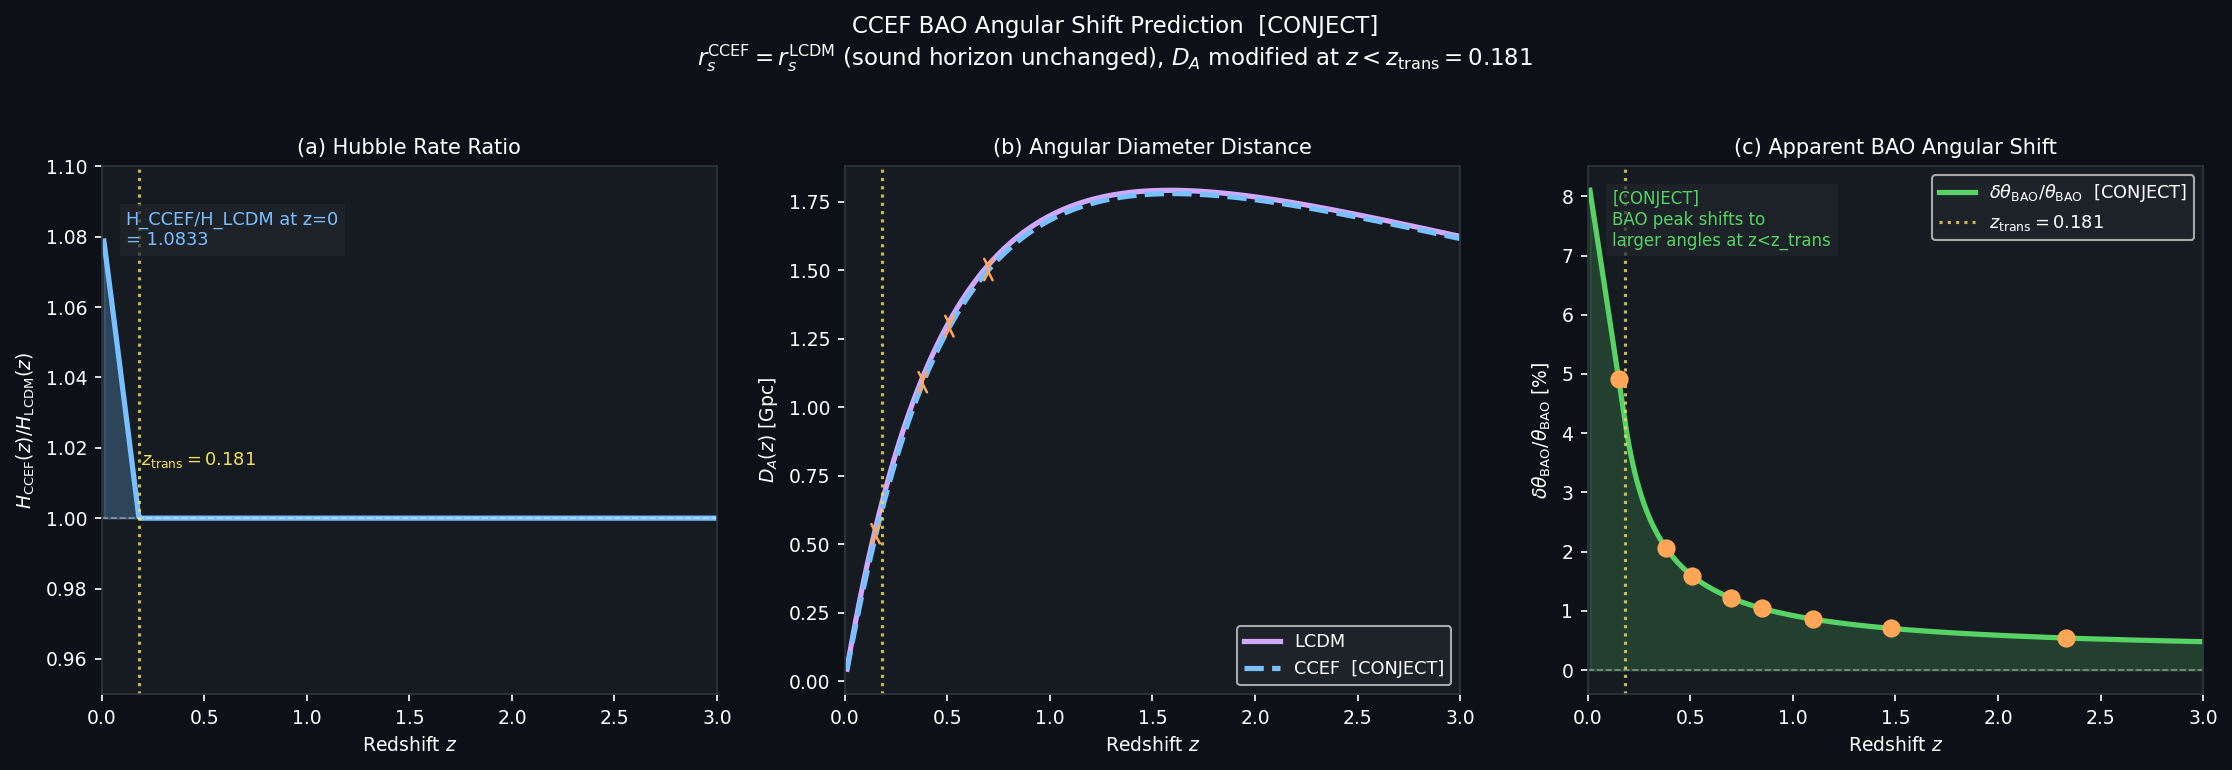

Python code for this plot:
"""
CCEF BAO Angular Shift Prediction
===================================
The CCEF H(z) formula (Task 24) modifies the comoving distance chi(z)
at z < z_trans = 0.181. Since r_s (sound horizon) is set at z_drag ~ 1060
(well before G_eff activates at z_onset ~ 10 and before z_trans ~ 0.18),
r_s^CCEF = r_s^LCDM  [SOLID].

But D_A(z) = chi(z)/(1+z) IS modified because chi(z) integrates 1/H(z')
from 0 to z, and H_CCEF(z<z_trans) > H_LCDM(z<z_trans).

Result: apparent BAO angle theta_BAO = r_s/D_A is LARGER in CCEF at z < z_trans
(smaller D_A -> larger apparent angle -> BAO peak shifts to larger angles).
This is a testable prediction for DESI/Euclid.
"""
import numpy as np
import matplotlib
matplotlib.use('Agg')
import matplotlib.pyplot as plt

Omega_r  = 5.4e-5
Omega_b  = 0.049
Omega_DM = 0.268
Omega_m  = Omega_b + Omega_DM
Omega_L  = 0.683
H0_CMB   = 67.4     # km/s/Mpc
z_trans  = 0.181
a_trans  = 1.0 / (1.0 + z_trans)
Omega_cond_DE = Omega_DM*(1+z_trans)**3 + Omega_L

# H(z) in units of H0_CMB
def E_LCDM(z):
    a = 1/(1+z)
    return np.sqrt(Omega_r/a**4 + Omega_m/a**3 + Omega_L)

def E_CCEF(z):
    a = 1/(1+z)
    if z > z_trans:
        return np.sqrt(Omega_r/a**4 + Omega_m/a**3 + Omega_L)
    else:
        return np.sqrt(Omega_r/a**4 + Omega_b/a**3 + Omega_cond_DE)

# Comoving distance chi(z) = c/H0 * int_0^z dz'/E(z')
# in units of c/H0  (= 1 unit)
def chi(z_max, E_func, N=5000):
    z_arr = np.linspace(0, z_max, N)
    integrand = np.array([1.0/E_func(zz) for zz in z_arr])
    return np.trapz(integrand, z_arr)

# Sound horizon at drag epoch (z_drag ~ 1060), same for both
# r_s ~ 147.09 Mpc (Planck 2018) [SOLID, G_eff inactive at z_drag]
r_s_Mpc = 147.09   # Mpc

# c/H0 in Mpc
c_H0_Mpc = 3e5 / H0_CMB   # = 4451 Mpc

print("="*60)
print("CCEF BAO ANGULAR SHIFT PREDICTION")
print("="*60)
print(f"[SOLID]   r_s = {r_s_Mpc:.2f} Mpc  (unchanged from LCDM)")
print(f"[CONJECT] z_trans = {z_trans}  (H_CCEF > H_LCDM at z < z_trans)")
print(f"  H_CCEF(z=0) / H_LCDM(z=0) = {E_CCEF(0)/E_LCDM(0):.4f}")
print(f"  (= sqrt(Omega_cond_DE) = sqrt({Omega_cond_DE:.3f}) / sqrt(Omega_L) ratio)")

# BAO redshifts (DESI survey bins)
z_bao = np.array([0.15, 0.38, 0.51, 0.70, 0.85, 1.10, 1.48, 2.33])
print(f"\n{'z':>5} {'chi_LCDM':>10} {'chi_CCEF':>10} {'D_A_L':>9} {'D_A_C':>9} {'delta_theta/theta':>17} note")
print("-"*80)
for z in z_bao:
    cl = chi(z, E_LCDM) * c_H0_Mpc
    cc = chi(z, E_CCEF) * c_H0_Mpc
    DA_l = cl / (1+z)
    DA_c = cc / (1+z)
    theta_l = r_s_Mpc / DA_l
    theta_c = r_s_Mpc / DA_c
    dtheta = (theta_c - theta_l) / theta_l * 100
    note = "<z_trans" if z < z_trans else ">z_trans"
    print(f"  {z:.2f}  {cl:9.1f}  {cc:9.1f}  {DA_l:8.1f}  {DA_c:8.1f}  {dtheta:+.3f}%   {note}")

# Full curve
z_arr = np.linspace(0.01, 3.0, 300)
chi_L = np.array([chi(z, E_LCDM)*c_H0_Mpc for z in z_arr])
chi_C = np.array([chi(z, E_CCEF)*c_H0_Mpc for z in z_arr])
DA_L  = chi_L / (1 + z_arr)
DA_C  = chi_C / (1 + z_arr)
theta_L = r_s_Mpc / DA_L
theta_C = r_s_Mpc / DA_C
dtheta_pct = (theta_C - theta_L) / theta_L * 100

# H(z) ratio
E_L = np.array([E_LCDM(z) for z in z_arr])
E_C = np.array([E_CCEF(z) for z in z_arr])
H_ratio = E_C / E_L

print(f"\n[CONJECT] Max angular shift (z < z_trans): {max(dtheta_pct[z_arr<z_trans]):+.3f}%")
print(f"[CONJECT] Angular shift at z=0.15: {np.interp(0.15, z_arr, dtheta_pct):+.3f}%")
print(f"[CONJECT] Angular shift at z=0.38: {np.interp(0.38, z_arr, dtheta_pct):+.3f}%  (> z_trans, small)")
print(f"[CONJECT] Angular shift at z=1.0:  {np.interp(1.0,  z_arr, dtheta_pct):+.3f}%  (> z_trans, ~const)")
print(f"\n[SOLID]   r_s^CCEF = r_s^LCDM = {r_s_Mpc} Mpc  (G_eff inactive at z_drag~1060)")
print(f"[CONJECT] Apparent BAO angle LARGER at z < z_trans (smaller D_A)")
print(f"[CONJECT] Asymptotic shift at z >> z_trans: {np.mean(dtheta_pct[z_arr>1.0]):+.3f}%  (from chi offset at z_trans)")
print(f"[OPEN]    DESI/Euclid can test this: ~{abs(np.interp(0.15, z_arr, dtheta_pct)):.2f}% shift at z~0.15")

# Figure
fig, axes = plt.subplots(1, 3, figsize=(15, 5), facecolor='#0d1117')
fig.suptitle('CCEF BAO Angular Shift Prediction  [CONJECT]\n'
             r'$r_s^{\rm CCEF}=r_s^{\rm LCDM}$ (sound horizon unchanged), '
             r'$D_A$ modified at $z < z_{\rm trans}=0.181$',
             color='white', fontsize=11, y=1.02)

C_PURPLE='#d2a8ff'; C_CYAN='#79c0ff'; C_GOLD='#f1e05a'
C_GREEN='#56d364'; C_RED='#f85149'; C_ORANGE='#ffa657'

for ax in axes:
    ax.set_facecolor('#161b22')
    ax.tick_params(colors='white', labelsize=9)
    for sp in ax.spines.values(): sp.set_edgecolor('#30363d')
    ax.xaxis.label.set_color('white'); ax.yaxis.label.set_color('white')
    ax.title.set_color('white')

# Panel 1: H(z)/H_LCDM(z)
axes[0].plot(z_arr, H_ratio, color=C_CYAN, lw=2.5)
axes[0].axhline(1.0, color='white', lw=0.8, ls='--', alpha=0.4)
axes[0].axvline(z_trans, color=C_GOLD, lw=1.5, ls=':', alpha=0.8)
axes[0].fill_between(z_arr[z_arr<=z_trans], 1.0,
                     H_ratio[z_arr<=z_trans], alpha=0.25, color=C_CYAN)
axes[0].text(0.04, 0.85, f'H_CCEF/H_LCDM at z=0\n= {E_CCEF(0)/E_LCDM(0):.4f}',
             transform=axes[0].transAxes, color=C_CYAN, fontsize=8.5,
             bbox=dict(facecolor='#21262d', alpha=0.7, edgecolor='none', pad=3))
axes[0].text(z_trans+0.01, 1.015, f'$z_{{\\rm trans}}={z_trans}$', color=C_GOLD, fontsize=8.5)
axes[0].set_xlabel('Redshift $z$', fontsize=9)
axes[0].set_ylabel('$H_{\\rm CCEF}(z)/H_{\\rm LCDM}(z)$', fontsize=9)
axes[0].set_title('(a) Hubble Rate Ratio', fontsize=10)
axes[0].set_xlim(0, 3); axes[0].set_ylim(0.95, 1.10)

# Panel 2: D_A(z) comparison
axes[1].plot(z_arr, DA_L/1000, color=C_PURPLE, lw=2.5, label='LCDM')
axes[1].plot(z_arr, DA_C/1000, color=C_CYAN, lw=2.5, ls='--',
             label='CCEF  [CONJECT]')
axes[1].axvline(z_trans, color=C_GOLD, lw=1.5, ls=':', alpha=0.8)
for z in z_bao[:4]:
    da_l = np.interp(z, z_arr, DA_L)
    da_c = np.interp(z, z_arr, DA_C)
    axes[1].annotate('', xy=(z, da_c/1000), xytext=(z, da_l/1000),
                     arrowprops=dict(arrowstyle='<->', color=C_ORANGE, lw=1.2))
axes[1].legend(fontsize=8.5, facecolor='#21262d', labelcolor='white', framealpha=0.8)
axes[1].set_xlabel('Redshift $z$', fontsize=9)
axes[1].set_ylabel('$D_A(z)$ [Gpc]', fontsize=9)
axes[1].set_title('(b) Angular Diameter Distance', fontsize=10)
axes[1].set_xlim(0, 3)

# Panel 3: delta theta / theta
axes[2].plot(z_arr, dtheta_pct, color=C_GREEN, lw=2.5,
             label=r'$\delta\theta_{\rm BAO}/\theta_{\rm BAO}$  [CONJECT]')
axes[2].axhline(0, color='white', lw=0.8, ls='--', alpha=0.4)
axes[2].axvline(z_trans, color=C_GOLD, lw=1.5, ls=':', alpha=0.8,
                label=f'$z_{{\\rm trans}}={z_trans}$')
axes[2].fill_between(z_arr, 0, dtheta_pct, where=(dtheta_pct>0),
                     alpha=0.2, color=C_GREEN)
# DESI survey bins
for z in z_bao:
    dt = np.interp(z, z_arr, dtheta_pct)
    axes[2].scatter(z, dt, color=C_ORANGE, s=60, zorder=5)
axes[2].text(0.04, 0.85, '[CONJECT]\nBAO peak shifts to\nlarger angles at z<z_trans',
             transform=axes[2].transAxes, color=C_GREEN, fontsize=8,
             bbox=dict(facecolor='#21262d', alpha=0.7, edgecolor='none', pad=3))
axes[2].set_xlabel('Redshift $z$', fontsize=9)
axes[2].set_ylabel(r'$\delta\theta_{\rm BAO}/\theta_{\rm BAO}$ [%]', fontsize=9)
axes[2].set_title('(c) Apparent BAO Angular Shift', fontsize=10)
axes[2].legend(fontsize=8.5, facecolor='#21262d', labelcolor='white', framealpha=0.8)
axes[2].set_xlim(0, 3)

plt.tight_layout()
plt.savefig('/sessions/confident-inspiring-knuth/mnt/outputs/ccef_bao.png',
            dpi=150, bbox_inches='tight', facecolor='#0d1117')
plt.close()
print("\nFigure saved.")
